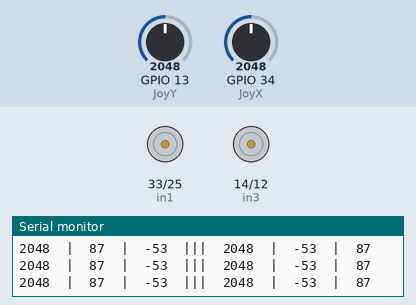
This sketch was run on a simulated ESP32. On the bench: motor-driver pin pairs drawn as motors (green arrow = first pin HIGH = forward, orange = second pin HIGH = backward, longer = more drive, scaled by the enable pin), the last lines printed to the serial monitor. The inputs (shaded band) are chosen by the test bench; at power-on: GPIO 13 (JoyY) = 2048, GPIO 34 (JoyX) = 2048.

Above: at 5.2 s.
5.3 s: GPIO 13 (JoyY) set to 1928
At 5.46 s:
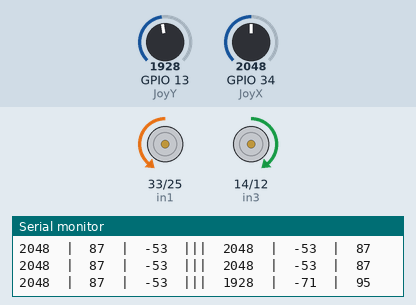
8.3 s: GPIO 34 (JoyX) set to 1951
11.3 s: GPIO 13 (JoyY) set to 1228
At 11.68 s:
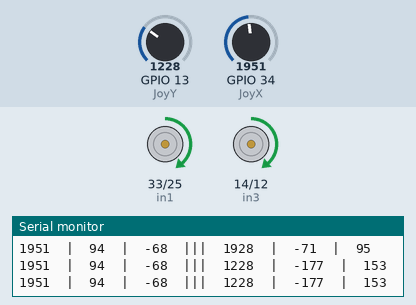
14.3 s: GPIO 34 (JoyX) set to 2040
17.3 s: GPIO 13 (JoyY) set to 491
At 17.54 s:
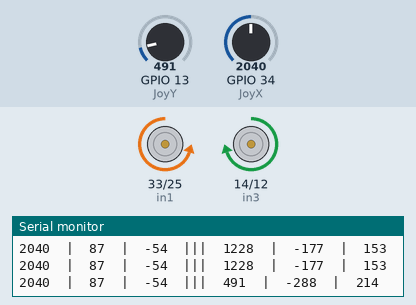
20.3 s: GPIO 34 (JoyX) set to 1228
Timing chart, 0 to 24.3 s (numbered marks = the images above; inputs shaded):
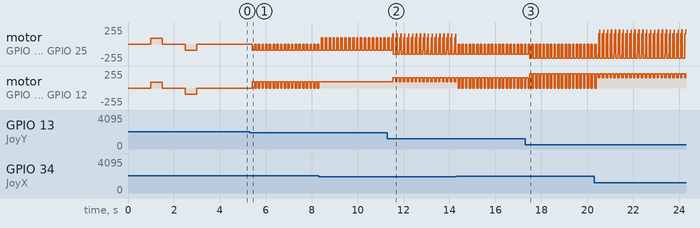

Measured:
- the behaviour switches between 2000 and 1999 on GPIO 13 (JoyY) (found by bisection; images 0 and 1)
- after the input at 5.3 s, motor on GPIO 33 (in1) / GPIO 25 (in2): alternates backward 95/255 for 0.10 s and stopped for 0.06 s, starting after 0.12 s; motor on GPIO 14 (in3) / GPIO 12 (in4): alternates forward 95/255 for 0.10 s and stopped for 0.06 s, starting after 0.12 s

The sketch:

LaudoMobile2_ESP32.ino
```cpp
//Step 3: making it wireless
/*Read and took information from:
https://electrosome.com/interfacing-l298n-motor-driver-arduino-uno/
*/
/* Motor A connections:
in1 and in2 pins are used to control the direction of Motor A
connected to pin 13, pin 12 */
int enA = 32; // GPIO32
int in1 = 33; // GPIO33
int in2 = 25; // GPIO25
/* Motor B connections:
in3 and in4 pins are used to control the direction of Motor B
connected to pin 11, pin 10 */
int enB = 27; // GPIO27
int in3 = 14; // GPIO14
int in4 = 12 ; // GPIO12

// add joystick macros
#define JoyX 34 // GPIO34
#define JoyY 13 // GPIO35
/*JUST FIGURED IT NOW. the 2 input pins in the esp32 are right
next to each other and it looks like when one of them was 4095,
the other one was electromagnetically interferred.
so I used pin 13 for JoyX and now all works!!*/

int joyposV, joyposH;

// only runs once
void setup() {
    Serial.begin(9600);

    pinMode(JoyX, INPUT);
    pinMode(JoyY, INPUT);

    pinMode(enA, OUTPUT);
    pinMode(enB, OUTPUT);
    pinMode(in1, OUTPUT);
    pinMode(in2, OUTPUT);
    pinMode(in3, OUTPUT);
    pinMode(in4, OUTPUT);

    digitalWrite(in1, LOW);
    digitalWrite(in2, LOW);
    digitalWrite(in3, LOW);
    digitalWrite(in4, LOW);

    delay(1000);
    initDrive(90);
}

void loop() {
    joyposV = analogRead(JoyX);
    joyposH = analogRead(JoyY);

    // // Add a dead zone to prevent small fluctuations from affecting movement
    // if (joyposV < 100) {
    //     joyposV = 0;
    // } else if (joyposV > 3995) {
    //     joyposV = 4095;
    // }
    // if (joyposH < 100) {
    //     joyposH = 0;
    // } else if (joyposH > 3995) {
    //     joyposH = 4095;
    // }//this did not solve the problem when the interference was still present


    int driveD = map(joyposV, 2000, 0, 90, 255);
    int driveB = map(joyposV, 3000, 4095, 90, 255);

    int driveR = map(joyposH, 2000, 0, 90, 255);
    int driveL = map(joyposH, 3000, 4095, 90, 255);

    delay(50);

    Serial.print(joyposV);
    Serial.print("  |  ");
    Serial.print(driveD);
    Serial.print("  |  ");
    Serial.print(driveB);
    Serial.print("  |||  ");
    Serial.print(joyposH);
    Serial.print("  |  ");
    Serial.print(driveL);
    Serial.print("  |  ");
    Serial.println(driveR);

    // Forward and Back
    if (joyposV < 2000) {
        // map then drive forwards
        analogWrite(enA, driveD);
        analogWrite(enB, driveD);
        delay(10);
        // motor A CW ^ (forward)
        digitalWrite(in1, HIGH);
        digitalWrite(in2, LOW);
        // motor B CW ^ (forward)
        digitalWrite(in3, HIGH);
        digitalWrite(in4, LOW);
        delay(50);
    } else if (joyposV > 3000) {
        // moves back
        analogWrite(enA, driveB);
        analogWrite(enB, driveB);
        delay(10);
        // motor A CCW (backwards)
        digitalWrite(in1, LOW);
        digitalWrite(in2, HIGH);
        // motor B CCW (backwards)
        digitalWrite(in3, LOW);
        digitalWrite(in4, HIGH);
        delay(50);
    } else {
        // Turn off motors
        digitalWrite(in1, LOW);
        digitalWrite(in2, LOW);
        digitalWrite(in3, LOW);
        digitalWrite(in4, LOW);
        delay(50);
    }

    // Rotation
    if (joyposH < 2000) {
        // rot R
        analogWrite(enA, driveR);
        analogWrite(enB, driveR);
        delay(10);
        // motor A CCW
        digitalWrite(in1, LOW);
        digitalWrite(in2, HIGH);
        // motor B CW ^
        digitalWrite(in3, HIGH);
        digitalWrite(in4, LOW);
        delay(50);
    } else if (joyposH > 3000) {
        // rot L
        analogWrite(enA, driveL);
        analogWrite(enB, driveL);
        delay(10);
        // motor A CW ^
        digitalWrite(in1, HIGH);
        digitalWrite(in2, LOW);
        // motor B CCW
        digitalWrite(in3, LOW);
        digitalWrite(in4, HIGH);
        delay(50);
    }
}
```

functions.ino
```cpp
void initDrive(int s){
  analogWrite(enA, s);
  analogWrite(enB, s);

  // motor A CW ^ (forward)
    digitalWrite(in1, HIGH);
    digitalWrite(in2, LOW);
    // digitalWrite(in1, LOW);
    // digitalWrite(in2, HIGH);

  // motor B CW ^ (forward)
    digitalWrite(in3, HIGH);
    digitalWrite(in4, LOW);

    delay(500);

 // Turn off motors
    digitalWrite(in1, LOW);
    digitalWrite(in2, LOW);
    digitalWrite(in3, LOW);
    digitalWrite(in4, LOW);
    delay(1000);


 // motor A CCW (backwards)
  digitalWrite(in1, LOW);
  digitalWrite(in2, HIGH);
  // digitalWrite(in1, HIGH);
  // digitalWrite(in2, LOW);

  // motor B CCW (backwards)
    digitalWrite(in3, LOW);
    digitalWrite(in4, HIGH);

    delay(500);

 // Turn off motors
    digitalWrite(in1, LOW);
    digitalWrite(in2, LOW);
    digitalWrite(in3, LOW);
    digitalWrite(in4, LOW);
    delay(1000);
}


//function
void directionControl() {
    // Set motors to maximum speed
    // PWM value ranges from 0 to 255
    analogWrite(enA, 255);
    analogWrite(enB, 255);

    // Turn on motor A & B
    digitalWrite(in1, HIGH);
    digitalWrite(in2, LOW);
    digitalWrite(in3, HIGH);
    digitalWrite(in4, LOW);
    delay(2000);

    digitalWrite(in1, LOW);
    digitalWrite(in2, HIGH);
    digitalWrite(in3, LOW);
    digitalWrite(in4, HIGH);
    delay(2000);

    // Turn off motors
    digitalWrite(in1, LOW);
    digitalWrite(in2, LOW);
    digitalWrite(in3, LOW);
    digitalWrite(in4, LOW);
}


void speedControl() {
    // Turn on motors
    digitalWrite(in1, LOW);
    digitalWrite(in2, HIGH);
    digitalWrite(in3, LOW);
    digitalWrite(in4, HIGH);

    for (int i = 0; i < 256; i++) {
        analogWrite(enA, i);
        analogWrite(enB, i);
        delay(20);
    }

    for (int i = 255; i >= 0; --i) {
        analogWrite(enA, i);
        analogWrite(enB, i);
        delay(20);
    }

    // Now turn off motors
    digitalWrite(in1, LOW);
    digitalWrite(in2, LOW);
    digitalWrite(in3, LOW);
    digitalWrite(in4, LOW);
}

/*
Concerns:
- very little pmw pins left on arduino
-
*/
```
